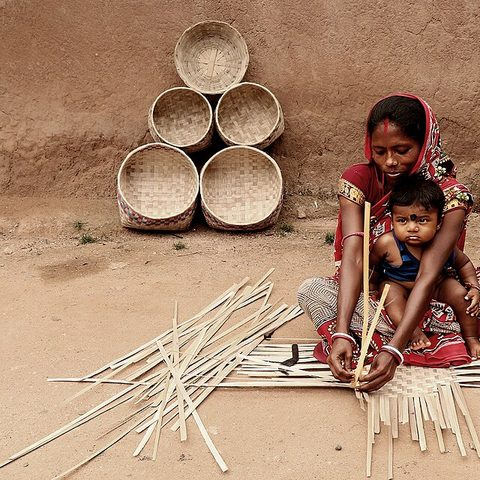
#> input picture app/assets/images/crafts/bamboo.jpg, 480 x 480 px
$ python -i pipeline.py   (imports and definitions only)   (older library calls are emulated)
#> lines starting #> are read from the running program, lines starting #| are printed output that depends on the picture; after the words box and inside, x2 and y2 are one past the last pixel; in counts of white or black regions, pixels touching at a corner belong together
"""
Image Station Pipeline for SIH-090
Role: Kaustubh Sinha (Vision and Voice)

Implements Stage 5 (Image Processing Station) and Stage 3 (Quality Gatekeeper).
Features:
- Quality assessment: Blur detection (Laplacian + Canny fallback), ROI lighting (Otsu)
- Color cast removal: Gray-World white balancing
- Background removal: IS-Net ONNX model via rembg
- Framing: Centered 80% coverage on pure white canvas with soft ground contact shadow
- Outputs: 1024x1024 master, 256x256 thumbnail, RGBA cutout
"""

import os
import time
import logging
from logging.handlers import RotatingFileHandler
from typing import Dict, Any, Optional
from pathlib import Path

# Set model cache directory inside workspace so models are accessible if not defined
WORKSPACE_MODELS_DIR = Path(__file__).resolve().parent / ".models"
if "U2NET_HOME" not in os.environ and WORKSPACE_MODELS_DIR.exists():
    os.environ["U2NET_HOME"] = str(WORKSPACE_MODELS_DIR)

# Safe logging directory setup
LOGS_DIR = Path(__file__).resolve().parent / "logs"
# [5 lines not run here, left out]


def setup_logger(name: str = "ImageStation") -> logging.Logger:
#> further down, picture is the input picture: PIL image 480x480 RGB; mean R, G, B 171.1, 136.1, 111.5
    logger = logging.getLogger(name)
    if logger.handlers:
        return logger

    logger.setLevel(logging.INFO)
    formatter = logging.Formatter(
        "%(asctime)s | %(levelname)-8s | [%(item_id)s] %(message)s",
        datefmt="%Y-%m-%d %H:%M:%S"
    )

    console_handler = logging.StreamHandler()
    console_handler.setLevel(logging.INFO)
    console_handler.setFormatter(formatter)
    logger.addHandler(console_handler)

    if LOG_FILE_PATH is not None:
        try:
            file_handler = RotatingFileHandler(
                LOG_FILE_PATH, maxBytes=5 * 1024 * 1024, backupCount=3, encoding="utf-8"
            )
            file_handler.setLevel(logging.INFO)
            file_handler.setFormatter(formatter)
            logger.addHandler(file_handler)
        except (PermissionError, OSError):
            pass

    return logger


class ItemIdAdapter(logging.LoggerAdapter):
    # [4 lines left out: function process, not called in this run]


# [1 line that did not run here, left out]

import cv2
import numpy as np
from PIL import Image, ImageFilter
import rembg


class ImageStation:
    def __init__(self, model_name: str = "isnet-general-use"):
        self.model_name = model_name
        self.session = None

    # [4 lines left out: function _get_session, not called in this run]

    @staticmethod
    def _compute_roi_brightness(gray: np.ndarray) -> float:
        _, mask = cv2.threshold(gray, 0, 255, cv2.THRESH_BINARY + cv2.THRESH_OTSU)
        white_pixel_count = cv2.countNonZero(mask)
        total_pixels = gray.size

        if white_pixel_count < 0.05 * total_pixels or white_pixel_count > 0.95 * total_pixels:
            return float(np.mean(gray))

        roi_mean = cv2.mean(gray, mask=mask)[0]
        return float(roi_mean)

    @staticmethod
    def assess_quality(image_input) -> Dict[str, Any]:
        if isinstance(image_input, (str, Path)):
            img_path = str(image_input)
            img_bgr = cv2.imread(img_path)
            if img_bgr is None:
                return {
                    "passed": False,
                    "blur_score": 0.0,
                    "edge_density": 0.0,
                    "brightness_score": 0.0,
                    "roi_brightness_score": 0.0,
                    "is_blurry": True,
                    "is_too_dark": True,
                    "is_too_bright": False,
                    "warnings": [f"Could not load image at {img_path}"]
                }
        elif isinstance(image_input, np.ndarray):
            img_bgr = image_input
        elif isinstance(image_input, Image.Image):
            img_rgb = np.array(image_input.convert("RGB"))
            img_bgr = cv2.cvtColor(img_rgb, cv2.COLOR_RGB2BGR)
        else:
            raise TypeError("image_input must be a file path, cv2 numpy array, or PIL Image.")

        gray = cv2.cvtColor(img_bgr, cv2.COLOR_BGR2GRAY)
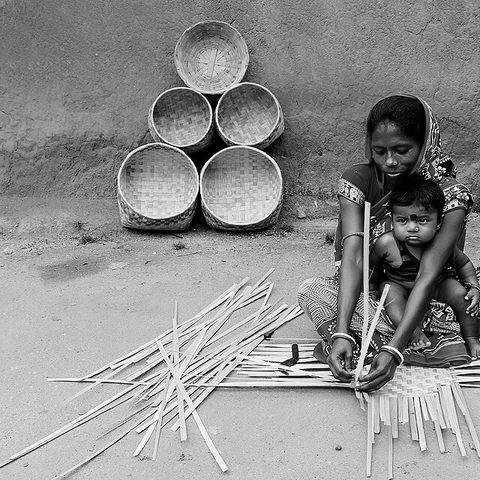
#> gray: shape (480, 480); min 0, max 254, mean 143.8
        laplacian_var = float(cv2.Laplacian(gray, cv2.CV_64F).var())
#> laplacian_var = 6908.6

        edges = cv2.Canny(gray, 50, 150)
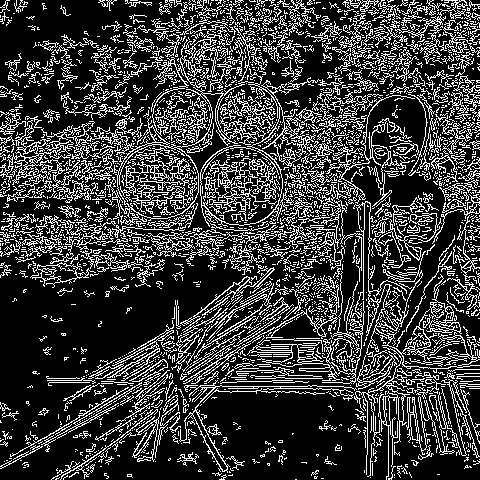
#> edges: shape (480, 480); 23.5% white in thin lines or dots
        edge_density = float(np.count_nonzero(edges) / edges.size)
#> edge_density = 0.235

        brightness_score = float(np.mean(gray))
#> brightness_score = 143.8
        roi_brightness_score = ImageStation._compute_roi_brightness(gray)
#> in _compute_roi_brightness, `_, mask = cv2.threshold(gray, 0, 255, cv2.THRESH_BINARY + cv2.THRESH_O..`:
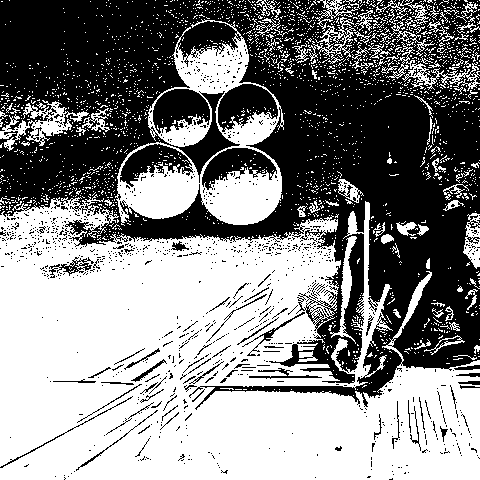
#> mask: shape (480, 480); 52.4% white; 1065 black regions (1000 under 20 px), largest, box (x1, y1, x2, y2) and area: (0, 0, 480, 410) 96936, (218, 84, 278, 132) 1741, (153, 89, 210, 134) 1714
#> in _compute_roi_brightness, `white_pixel_count = cv2.countNonZero(mask)`: white_pixel_count = 120811
#> in _compute_roi_brightness, `roi_mean = cv2.mean(gray, mask=mask)[0]`: roi_mean = 187.3
#> roi_brightness_score = 187.3

        is_blurry = laplacian_var < 30.0
#> is_blurry = False
        if not is_blurry and laplacian_var < 40.0:
            if edge_density < 0.005:
                is_blurry = True

        is_too_dark = roi_brightness_score < 55.0
#> is_too_dark = False
        is_too_bright = roi_brightness_score > 185.0
#> is_too_bright = True

        warnings = []
        if is_blurry:
            warnings.append(
                f"Image is too blurry (Laplacian variance: {laplacian_var:.1f}, "
                f"edge density: {edge_density:.4f}). Minimum variance required: 30.0."
            )
        if is_too_dark:
            warnings.append(
                f"Subject is too dark (ROI brightness: {roi_brightness_score:.1f}/255, "
                f"overall: {brightness_score:.1f}/255). Floor threshold: 55.0."
            )
        if is_too_bright:
            warnings.append(
                f"Subject is overexposed (ROI brightness: {roi_brightness_score:.1f}/255). "
                f"Ceiling threshold: 185.0."
            )

        passed = not (is_blurry or is_too_dark or is_too_bright)
#> passed = False

        return {
            "passed": passed,
            "blur_score": round(laplacian_var, 2),
            "edge_density": round(edge_density, 4),
            "brightness_score": round(brightness_score, 2),
            "roi_brightness_score": round(roi_brightness_score, 2),
            "is_blurry": is_blurry,
            "is_too_dark": is_too_dark,
            "is_too_bright": is_too_bright,
            "warnings": warnings
        }

    # [151 lines left out: functions correct_color_cast, remove_background, composite_to_marketplace_spec, process_image, not called in this run]

>>> from PIL import Image
>>> picture = Image.open('../../../../app/assets/images/crafts/bamboo.jpg')
>>> result = ImageStation().assess_quality(picture)
#> result = 9 items

$ run again, on app/assets/images/crafts/embroidery.jpg
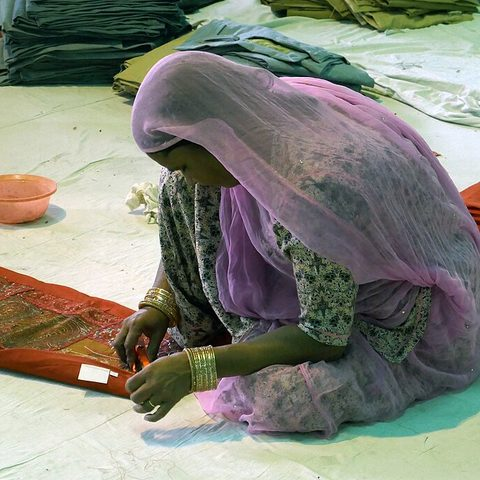
#> input picture app/assets/images/crafts/embroidery.jpg, 480 x 480 px
#> picture is the input picture: PIL image 480x480 RGB; mean R, G, B 130.2, 130.5, 119.6
#> laplacian_var = 1583.7
#> in assess_quality, `edges = cv2.Canny(gray, 50, 150)`:
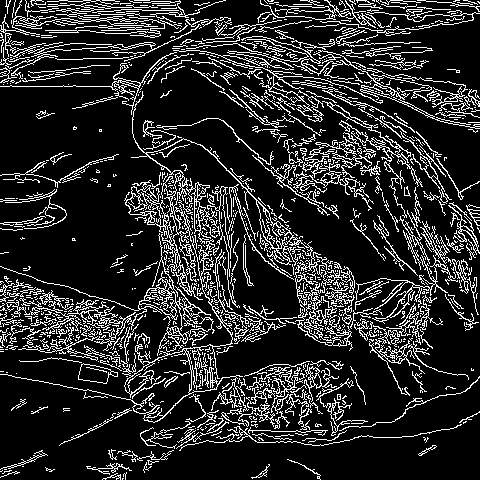
#> edges: shape (480, 480); 16.6% white in thin lines or dots
#> edge_density = 0.166
#> brightness_score = 129.1
#> in _compute_roi_brightness, `_, mask = cv2.threshold(gray, 0, 255, cv2.THRESH_BINARY + cv2.THRESH_O..`:
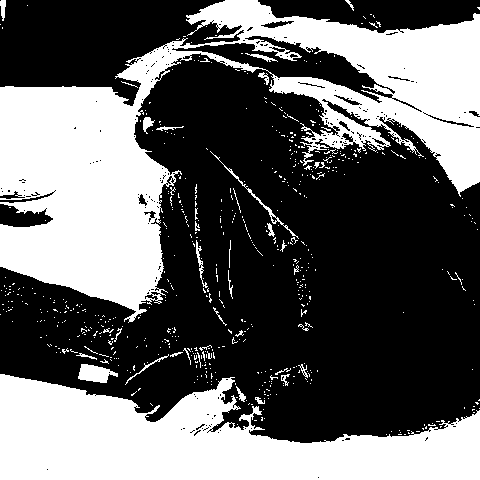
#> mask: shape (480, 480); 39.3% white; 609 white regions (570 under 20 px), largest, box (x1, y1, x2, y2) and area: (0, 0, 480, 323) 54842, (0, 374, 480, 480) 31681, (78, 364, 118, 383) 487
#> white_pixel_count = 90440
#> roi_mean = 205.3
#> is_blurry = False
#> is_too_bright = True
#> passed = False
#> result = 9 items

$ run again, on app/assets/images/crafts/jewellery.jpg
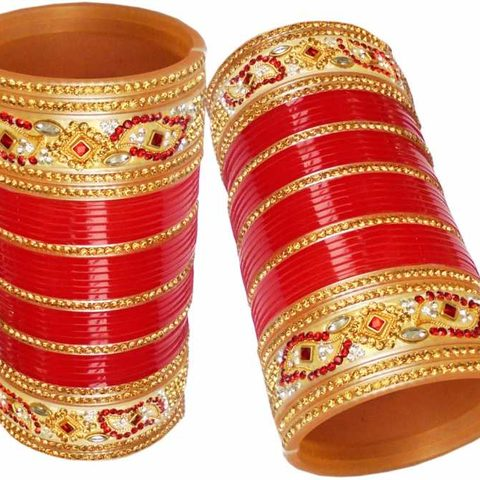
#> input picture app/assets/images/crafts/jewellery.jpg, 480 x 480 px
#> picture is the input picture: PIL image 480x480 RGB; mean R, G, B 210.7, 133.6, 106.3
#> laplacian_var = 1941.6
#> in assess_quality, `edges = cv2.Canny(gray, 50, 150)`:
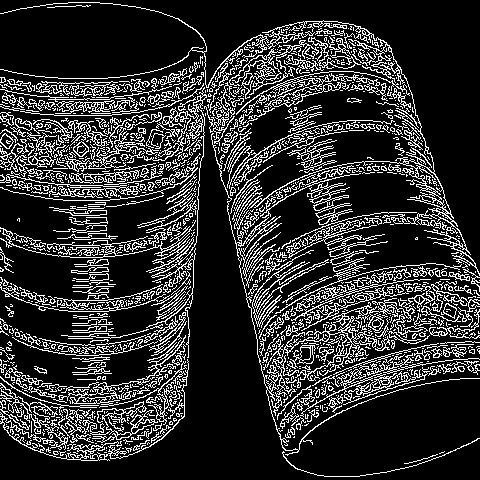
#> edges: shape (480, 480); 19% white in thin lines or dots
#> edge_density = 0.19
#> brightness_score = 153.5
#> in _compute_roi_brightness, `_, mask = cv2.threshold(gray, 0, 255, cv2.THRESH_BINARY + cv2.THRESH_O..`:
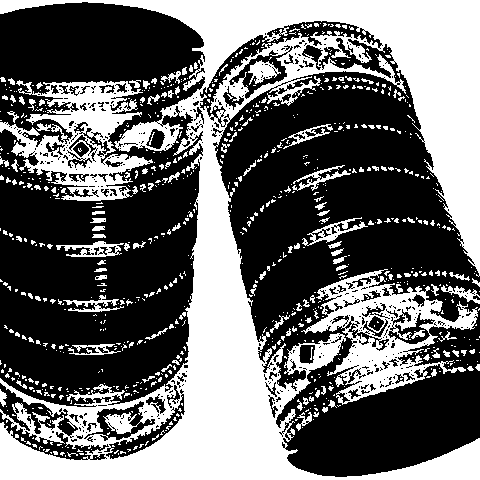
#> mask: shape (480, 480); 41.2% white; 806 white regions (686 under 20 px), largest, box (x1, y1, x2, y2) and area: (0, 0, 480, 480) 67979, (301, 269, 478, 405) 8232, (0, 80, 153, 201) 7874
#> white_pixel_count = 94900
#> roi_mean = 227.3
#> is_blurry = False
#> is_too_bright = True
#> passed = False
#> result = 9 items

$ run again, on app/assets/images/crafts/leather.jpg
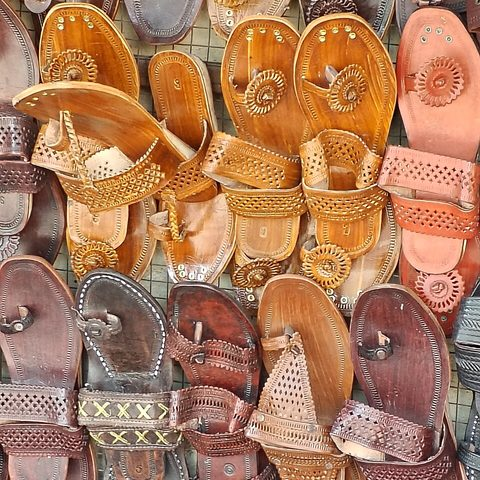
#> input picture app/assets/images/crafts/leather.jpg, 480 x 480 px
#> picture is the input picture: PIL image 480x480 RGB; mean R, G, B 172.7, 122.9, 91.2
#> laplacian_var = 8115.5
#> in assess_quality, `edges = cv2.Canny(gray, 50, 150)`:
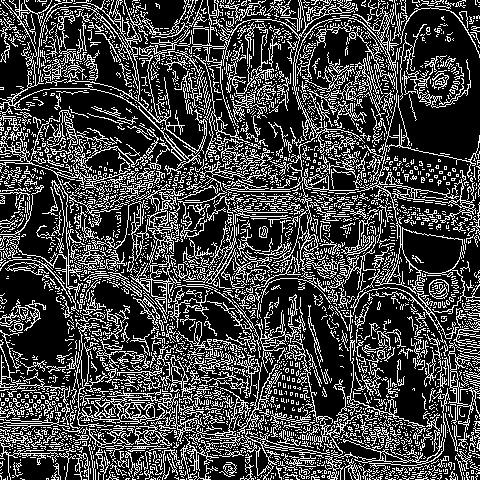
#> edges: shape (480, 480); 26.5% white in thin lines or dots
#> edge_density = 0.265
#> brightness_score = 134.2
#> in _compute_roi_brightness, `_, mask = cv2.threshold(gray, 0, 255, cv2.THRESH_BINARY + cv2.THRESH_O..`:
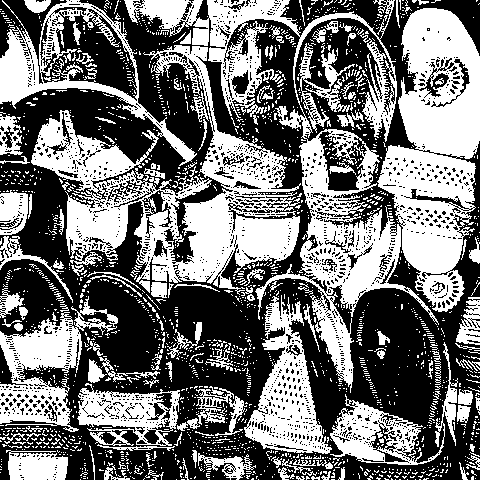
#> mask: shape (480, 480); 45.8% white; 1899 white regions (1757 under 20 px), largest, box (x1, y1, x2, y2) and area: (31, 45, 301, 295) 21713, (124, 0, 439, 393) 19710, (377, 8, 480, 312) 17985
#> white_pixel_count = 105633
#> roi_mean = 177.1
#> is_blurry = False
#> passed = True
#> result = 9 items
